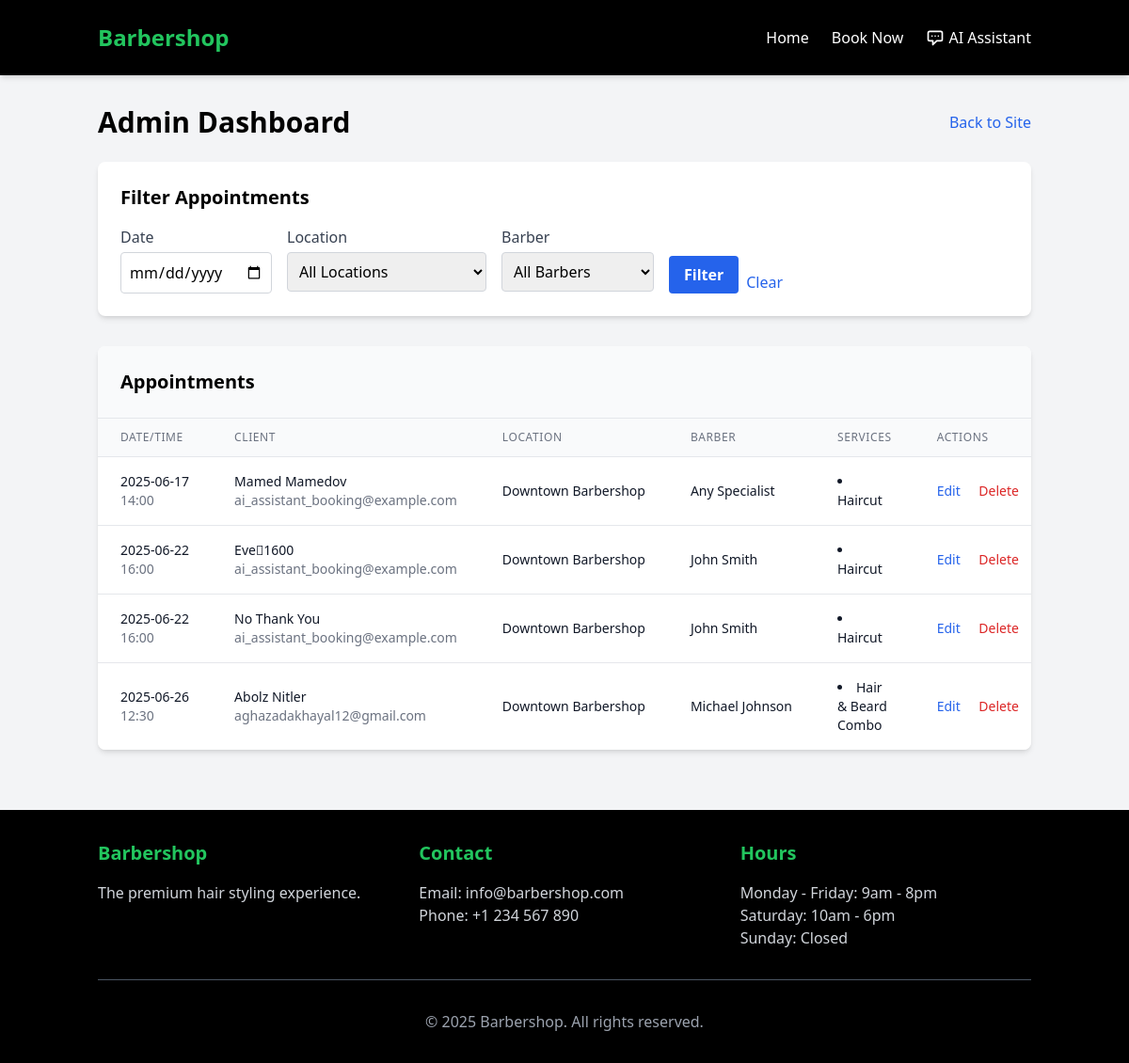
Screenshot of /admin/dashboard (signed in) with the database file from the repository.
### models.py (models this page shows, shortened)
class Appointment(db.Model):
    id = db.Column(db.Integer, primary_key=True)
    location_id = db.Column(db.Integer, db.ForeignKey('location.id'), nullable=False)
    barber_id = db.Column(db.Integer, db.ForeignKey('barber.id'), nullable=True)  # NULL means "any barber"
    client_name = db.Column(db.String(100), nullable=False)
    client_email = db.Column(db.String(100), nullable=False)
    date = db.Column(db.Date, nullable=False)
    start_time = db.Column(db.String(5), nullable=False)  # Format: "HH:MM"
    services = db.Column(db.Text, nullable=False)  # Comma-separated list of service IDs
    created_at = db.Column(db.DateTime, default=datetime.utcnow)
    @property
    def service_list(self):
        if not self.services:
            return []
        return [int(s) for s in self.services.split(',')]

class Location(db.Model):
    id = db.Column(db.Integer, primary_key=True)
    name = db.Column(db.String(100), nullable=False)
    address = db.Column(db.String(200), nullable=False)
    phone = db.Column(db.String(20), nullable=False)
    barbers = db.relationship('Barber', backref='location', lazy=True)
    appointments = db.relationship('Appointment', backref='location', lazy=True)

class Service(db.Model):
    id = db.Column(db.Integer, primary_key=True)
    name = db.Column(db.String(100), nullable=False)
    duration_minutes = db.Column(db.Integer, nullable=False)
    price_min = db.Column(db.Float, nullable=False)
    price_max = db.Column(db.Float)  # Optional maximum price

class Barber(db.Model):
    id = db.Column(db.Integer, primary_key=True)
    name = db.Column(db.String(100), nullable=False)
    photo = db.Column(db.String(200))  # URL to photo
    languages = db.Column(db.String(100))  # Comma-separated list of languages
    rating = db.Column(db.Float, default=5.0)
    location_id = db.Column(db.Integer, db.ForeignKey('location.id'), nullable=False)
    appointments = db.relationship('Appointment', backref='barber', lazy=True)

### app.py (the view)
@app.route('/admin/dashboard')
def admin_dashboard():
    if not session.get('admin'):
        return redirect(url_for('admin_login'))
    date_filter = request.args.get('date')
    location_id = request.args.get('location_id')
    barber_id = request.args.get('barber_id')
    query = Appointment.query
    if date_filter:
        from datetime import datetime
        filter_date = datetime.strptime(date_filter, '%Y-%m-%d').date()
        query = query.filter(Appointment.date == filter_date)
    if location_id:
        query = query.filter(Appointment.location_id == location_id)
    if barber_id:
        query = query.filter(Appointment.barber_id == barber_id)
    appointments = query.order_by(Appointment.date, Appointment.start_time).all()
    locations = Location.query.all()
    barbers = Barber.query.all()
    services = Service.query.all()
    return render_template('admin/dashboard.html',
                          appointments=appointments,
                          locations=locations,
                          barbers=barbers,
                          services=services)

### app.py (called while the page is built)
@app.context_processor
def inject_now():
    return {'now': datetime.now()}

### templates/admin/dashboard.html (shortened to what this page needs)
{% extends "base.html" %}
{% block content %}
<div class="max-w-6xl mx-auto">
    <div class="flex justify-between items-center mb-6">
        <h1 class="text-3xl font-bold">Admin Dashboard</h1>
        <a href="{{ url_for('home') }}" class="text-blue-600 hover:underline">Back to Site</a>
    </div>
    <div class="bg-white rounded-lg shadow-md p-6 mb-8">
        <h2 class="text-xl font-semibold mb-4">Filter Appointments</h2>
        <form action="{{ url_for('admin_dashboard') }}" method="get" class="flex flex-wrap gap-4">
            <div class="w-full md:w-auto">
                <label for="date" class="block text-gray-700 mb-1">Date</label>
                <input type="date" id="date" name="date" class="p-2 border border-gray-300 rounded">
            </div>
            <div class="w-full md:w-auto">
                <label for="location" class="block text-gray-700 mb-1">Location</label>
                <select id="location" name="location_id" class="p-2 border border-gray-300 rounded">
                    <option value="">All Locations</option>
                </select>
            </div>
            <div class="w-full md:w-auto">
                <label for="barber" class="block text-gray-700 mb-1">Barber</label>
                <select id="barber" name="barber_id" class="p-2 border border-gray-300 rounded">
                    <option value="">All Barbers</option>
                </select>
            </div>
            <div class="w-full md:w-auto flex items-end">
                <button type="submit" class="bg-blue-600 hover:bg-blue-700 text-white font-bold py-2 px-4 rounded">
                    Filter
                </button>
                <a href="{{ url_for('admin_dashboard') }}" class="ml-2 text-blue-600 hover:underline">
                    Clear
                </a>
            </div>
        </form>
    </div>
    <div class="bg-white rounded-lg shadow-md overflow-hidden mb-8">
        <h2 class="text-xl font-semibold p-6 bg-gray-50 border-b">Appointments</h2>
        {% if appointments %}
        <div class="overflow-x-auto">
            <table class="min-w-full divide-y divide-gray-200">
                <thead class="bg-gray-50">
                    <tr>
                        <th scope="col" class="px-6 py-3 text-left text-xs font-medium text-gray-500 uppercase tracking-wider">
                            Date/Time
                        </th>
                        <th scope="col" class="px-6 py-3 text-left text-xs font-medium text-gray-500 uppercase tracking-wider">
                            Client
                        </th>
                        <th scope="col" class="px-6 py-3 text-left text-xs font-medium text-gray-500 uppercase tracking-wider">
                            Location
                        </th>
                        <th scope="col" class="px-6 py-3 text-left text-xs font-medium text-gray-500 uppercase tracking-wider">
                            Barber
                        </th>
                        <th scope="col" class="px-6 py-3 text-left text-xs font-medium text-gray-500 uppercase tracking-wider">
                            Services
                        </th>
                        <th scope="col" class="px-6 py-3 text-left text-xs font-medium text-gray-500 uppercase tracking-wider">
                            Actions
                        </th>
                    </tr>
                </thead>
                <tbody class="bg-white divide-y divide-gray-200">
                    {% for appointment in appointments %}
                    <tr>
                        <td class="px-6 py-4 whitespace-nowrap">
                            <div class="text-sm font-medium text-gray-900">{{ appointment.date.strftime('%Y-%m-%d') }}</div>
                            <div class="text-sm text-gray-500">{{ appointment.start_time }}</div>
                        </td>
                        <td class="px-6 py-4 whitespace-nowrap">
                            <div class="text-sm font-medium text-gray-900">{{ appointment.client_name }}</div>
                            <div class="text-sm text-gray-500">{{ appointment.client_email }}</div>
                        </td>
                        <td class="px-6 py-4 whitespace-nowrap">
                            <div class="text-sm text-gray-900">{{ appointment.location.name }}</div>
                        </td>
                        <td class="px-6 py-4 whitespace-nowrap">
                            <div class="text-sm text-gray-900">
                                {% if appointment.barber %}
                                {{ appointment.barber.name }}
                                {% else %}
                                Any Specialist
                                {% endif %}
                            </div>
                        </td>
                        <td class="px-6 py-4">
                            <div class="text-sm text-gray-900">
                                {% set service_ids = appointment.service_list %}
                                <ul class="list-disc list-inside">
                                    {% for service_id in service_ids %}
                                        {% for service in services if service.id == service_id %}
                                            <li>{{ service.name }}</li>
                                        {% endfor %}
                                    {% endfor %}
                                </ul>
                            </div>
                        </td>
                        <td class="px-6 py-4 whitespace-nowrap text-sm font-medium">
                            <a href="{{ url_for('admin_edit_appointment', id=appointment.id) }}" class="text-blue-600 hover:text-blue-900 mr-4">
                                Edit
                            </a>
                            <form action="{{ url_for('admin_delete_appointment', id=appointment.id) }}" method="post" class="inline-block">
                                <button type="submit" class="text-red-600 hover:text-red-900"
                                       onclick="return confirm('Are you sure you want to delete this appointment?')">
                                    Delete
                                </button>
                            </form>
                        </td>
                    </tr>
                    {% endfor %}
                </tbody>
            </table>
        </div>
        {% else %}
        <div class="p-6 text-gray-500 text-center">
            No appointments found.
        </div>
        {% endif %}
    </div>
</div>
{% endblock %}

### templates/base.html (style rules this page uses)
:root { --luxury-green: #1a5d1a; --luxury-dark-green: #0f3d0f; --luxury-black: #121212; --luxury-gold: #d4af37; }

### rows the page displays
Appointment: date "2025-06-17", start_time "14:00", client_name "Mamed Mamedov", client_email "ai_assistant_booking@example.com", location.name "Downtown Barbershop", shows "Any Specialist"
Service: name "Haircut"
Appointment: date "2025-06-22", start_time "16:00", client_name "Eve\u00011600", client_email "ai_assistant_booking@example.com", location.name "Downtown Barbershop", barber.name "John Smith"
Appointment: date "2025-06-22", start_time "16:00", client_name "No Thank You", client_email "ai_assistant_booking@example.com", location.name "Downtown Barbershop", barber.name "John Smith"
Appointment: date "2025-06-26", start_time "12:30", client_name "Abolz Nitler", client_email "aghazadakhayal12@gmail.com", location.name "Downtown Barbershop", barber.name "Michael Johnson"
Service: name "Hair & Beard Combo"
